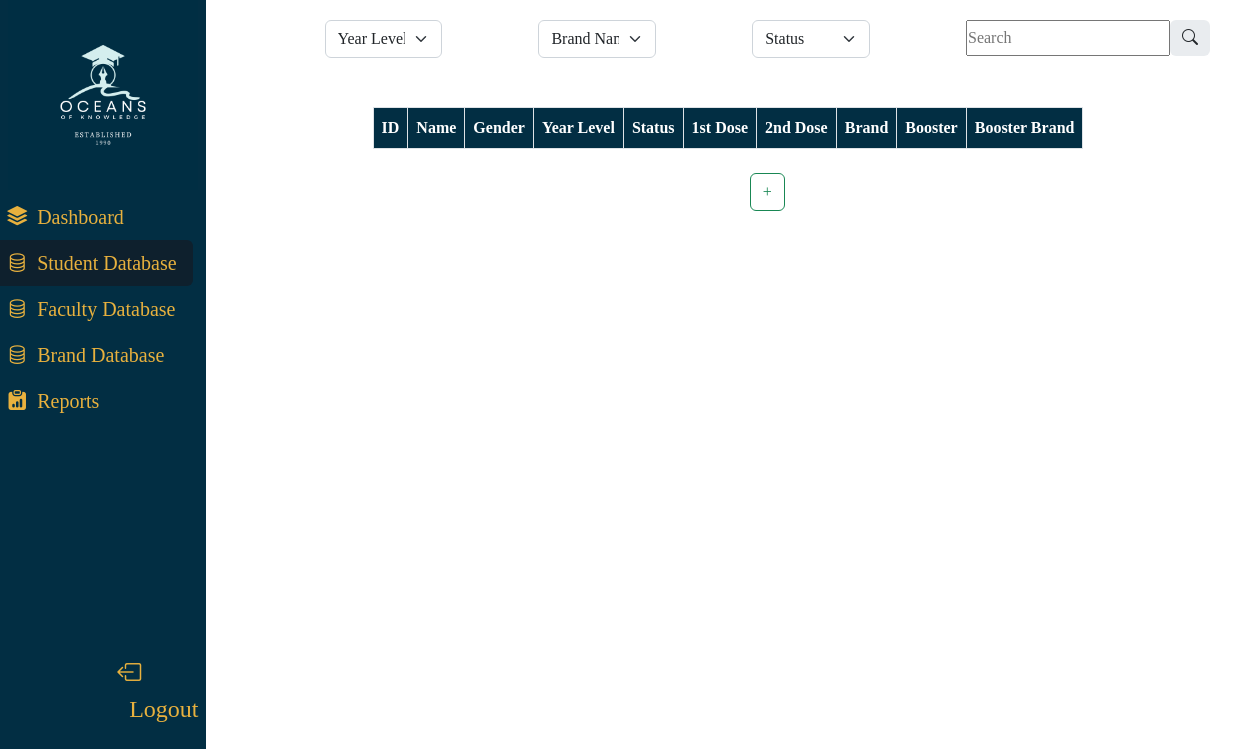
/adminview.php, run on an earlier commit of the app's database.
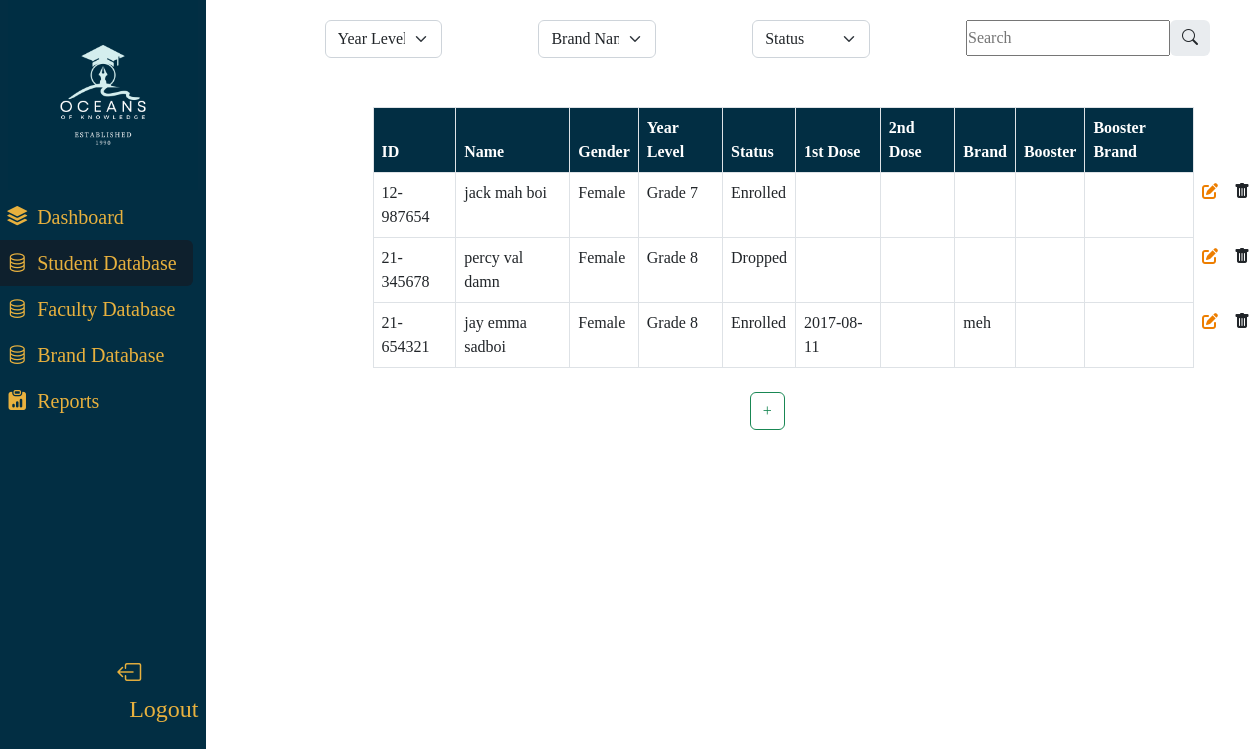
And on a later commit of the database.
### tables this page shows
CREATE TABLE `student` (
  `id` varchar(30) NOT NULL COMMENT 'Primary Key',
  `name` varchar(1500) NOT NULL,
  `yearLevel` varchar(30) DEFAULT NULL,
  `status` varchar(50) DEFAULT NULL,
  `email` mediumtext,
  `tel` varchar(20) DEFAULT NULL,
  `gender` varchar(50) DEFAULT NULL,
  `birthday` date DEFAULT NULL,
  `address` mediumtext,
  PRIMARY KEY (`id`)
);

CREATE TABLE `vaccineStatus` (
  `id` varchar(30) NOT NULL,
  `firstdose` date DEFAULT NULL,
  `firstdoctor` varchar(1500) DEFAULT NULL,
  `seconddose` date DEFAULT NULL,
  `seconddoctor` varchar(1500) DEFAULT NULL,
  `vacbrand` varchar(100) DEFAULT NULL,
  `booster` date DEFAULT NULL,
  `boosterdoctor` varchar(1500) DEFAULT NULL,
  `boosterbrand` varchar(100) DEFAULT NULL,
  PRIMARY KEY (`id`)
);

### conn.php (called while the page is built, shortened)
<?php
class connection
{
	private $servername = 'localhost';
	private $username = 'jay';
	private $password = 'password';
	private $dbname = 'Vaccine';
	private $conn;
	function __construct()
	{
		$this->conn = new mysqli($this->servername, $this->username, $this->password, $this->dbname);
		if ($this->conn->connect_error) {
			echo 'Connection Failed';
		} else {
			return $this->conn;
		}
	}
	public function __call($name, $arguments)
	{
		if ($name == 'display') {
			switch (count($arguments)) {
				case 2:
					$sql = "SELECT $arguments[0] FROM $arguments[1]";
					$result = $this->conn->query($sql);
					if ($result->num_rows != 0) {
						while ($row = $result->fetch_assoc()) {
							$data[] = $row;
						}
						return $data;
					} else {
						return $data = array();
					}
			}
		}
	}
}

### adminview.php (the view, shortened to what this page needs)
<!doctype html>
<html lang="en">
<head>
    <link href="https://fonts.cdnfonts.com/css/montserrat" rel="stylesheet">
    <link href="https://cdn.jsdelivr.net/npm/bootstrap@5.2.2/dist/css/bootstrap.min.css" rel="stylesheet">
    <link rel="stylesheet" href="https://cdn.jsdelivr.net/npm/bootstrap-icons@1.10.2/font/bootstrap-icons.css">
    <link rel="stylesheet" href="https://cdnjs.cloudflare.com/ajax/libs/bootstrap-datepicker/1.9.0/css/bootstrap-datepicker.min.css">
</head>
<body>
    <main>
        <div class="row">
            <div class="container-fluid window-height" aria-orientation="vertical">
                <div class="d-flex">
                    <div class="col-auto col-md-3 col-xl-2 px-sm-2 px-0" style="background-color:#022e43;font-size:20px;">
                        <img src="img\logo.png" class="img-fluid" alt="...">
                        <div class="d-flex flex-column align-items-center align-items-sm-center px-3 pt-1 min-vh-100">
                            <ul class="nav nav-pills flex-column mb-sm-auto mb-0 align-items-center align-items-sm-start" id="tableTab">
                                <li class="nav-item ">
                                    <a href="#dashboard" class="nav-link" data-bs-toggle="tab" style="color:rgb(232, 177, 62);"><i class="bi bi-stack"></i>&nbsp;&nbsp;Dashboard</a>
                                </li>
                                <li class="nav-item active">
                                    <a href="#student" class="nav-link active" data-bs-toggle="tab" style="color:rgb(232, 177, 62);"><i class="bi bi-database"></i>&nbsp;&nbsp;Student Database</a>
                                </li>
                                <li class="nav-item ">
                                    <a href="#faculty" class="nav-link" data-bs-toggle="tab" style="color:rgb(232, 177, 62);"><i class="bi bi-database"></i>&nbsp;&nbsp;Faculty Database</a>
                                </li>
                                <li class="nav-item ">
                                    <a href="#vaccine" class="nav-link" data-bs-toggle="modal" data-bs-target="#vacManufacturerModal" style="color:rgb(232, 177, 62);"><i class="bi bi-database"></i>&nbsp;&nbsp;Brand Database</a>
                                </li>
                                <li class="nav-item ">
                                    <button type="button" class="nav-link" data-bs-toggle="modal" data-bs-target="#reports" style="color:rgb(232, 177, 62);"><i class="bi bi-clipboard-data-fill"></i>&nbsp;&nbsp;Reports</a></button>
                                </li>
                                <li class="nav-item ">
                                    <a href="#logout" class="logout nav-link" data-bs-toggle="modal" style="color:rgb(232, 177, 62);"><i class="bi bi-box-arrow-left"></i>&nbsp;&nbsp;Logout</a>
                                </li>
                            </ul>
                        </div>
                    </div>
                </div>
            </div>
            <?php
            include('conn.php');
            $vac = new connection();
            $brand = $vac->display('*', 'vacbrand');
            ?>
            <div class="container-fluid col-8">
                <div class="tab-content" id="tableTabContent">
                    <div class="tab-pane fade show active position-absolute" style="margin-left:5%;" id="student">
                        <div class="d-flex " style="padding-top:2%; padding-bottom:5%;">
                            <div class="input-group mx-5 ">
                                <select class="form-select" id="yearLevel" autocomplete="off">
                                    <option value="0" hidden>Year Level</option>b
                                </select>
                            </div>
                            <div class="input-group mx-5">
                                <select class="form-select" id="brandFilter" autocomplete="off">
                                    <option value="0" hidden>Brand Name</option>
                                </select>
                            </div>
                            <div class="input-group mx-5">
                                <select class="form-select" id="studentStatus" autocomplete="off">
                                    <option value="0" hidden>Status</option>
                                </select>
                            </div>
                            <div>
                                <div class="d-flex mx-5">
                                    <input class="search" type="search" placeholder="Search" aria-label="Search" data-table="#studentContent">
                                    <span class="input-group-text border-0" id="search-addon">
                                        <i class="bi bi-search rounded-pill"></i>
                                    </span>
                                </div>
                            </div>
                        </div>
                        <div class="container mx-5 px-5">
                            <table class="table table-stripe table-borderless" style="display:inline-block;" id="studentTable" data-sortlist="[[0,0], [2,0]]">
                                <thead>
                                    <tr style="background-color:rgb(2, 46, 67) ; color:white;">
                                        <th class="border" scope="col" role="button">ID</th>
                                        <th class="border" scope="col" role="button">Name</th>
                                        <th class="border" scope="col" role="button">Gender</th>
                                        <th class="border" scope="col" role="button">Year Level</th>
                                        <th class="border" scope="col" role="button">Status</th>
                                        <th class="border" scope="col" role="button">1st Dose</th>
                                        <th class="border" scope="col" role="button">2nd Dose</th>
                                        <th class="border" scope="col" role="button">Brand</th>
                                        <th class="border" scope="col" role="button">Booster</th>
                                        <th class="border" scope="col" role="button">Booster Brand</th>
                                    </tr>
                                </thead>
                                <tbody id="studentContent">
                                    <?php
                                    $data = $vac->display('*', 'student INNER JOIN vaccinestatus ON student.id = vaccinestatus.id');
                                    $i = 0;
                                    $brand = $vac->display('*', 'vacbrand');
                                    if (count($data) != 0) {
                                        foreach ($data as $info) {
                                            $name = str_replace(':', ' ', $info['name']);
                                    ?>
                                            <tr>
                                                <td class="border"> <?php echo $info['id'] ?> </td>
                                                <td class="border"> <?php echo $name ?> </td>
                                                <td class="border"> <?php echo $info['gender'] ?> </td>
                                                <td class="border" id="yearTd" data-yr="<?php echo $info['yearLevel'] ?>"><?php echo $info['yearLevel'] ?></td>
                                                <td class="border" id="statusTd" data-status="<?php echo $info['status'] ?>"><?php echo $info['status'] ?></td>
                                                <td class="border"><?php echo $info['firstdose'] ?></td>
                                                <td class="border"><?php echo $info['seconddose'] ?></td>
                                                <td class="border" name="brandTd[0]" data-brand="<?php echo $info['vacbrand'] ?>"><?php echo $info['vacbrand'] ?></td>
                                                <td class="border"><?php echo $info['booster'] ?></td>
                                                <td class="border" name="brandTd[1]"><?php echo $info['boosterbrand'] ?></td>
                                                <td>
                                                    <a cla type="button" data-bs-toggle="modal" href="adminview.php?id=<?php echo $info['id'] ?>" data-bs-target="#editStudentModal<?php echo $i ?>">
                                                        <i class="fa-solid fa-pen-to-square" style="color:rgb(237, 126, 0);"></i>
                                                    </a>
                                                </td>
                                                <td>
                                                    <a type="button" data-bs-toggle="modal" data-bs-target="#deleteStudentModal<?php echo $i ?>">
                                                        <i class="bi bi-trash-fill"></i>
                                                    </a>
                                                </td>
                                            </tr>
                                    <?php
                                            $i++;
                                        }
                                    }
                                    ?>
                                </tbody>
                            </table>
                        </div>
                        <div class="d-flex justify-content-center py-2">
                            <button class="btn btn-outline-success" role="button" data-bs-toggle="modal" data-bs-target="#createStudentModal">+</button>
                        </div>
                    </div>
                </div>
            </div>
        </div>
    </main>
</body>
</html>

### adminview.php (style rules this page uses)
th { cursor: pointer; }
.window-height { height: 100vh; position: fixed; }
* { margin: 0; padding: 0; font-family: 'Montserrat'; }
table { font-size: 16px; }
.nav-pills { --bs-nav-pills-link-active-bg: rgb(14, 32, 45); }
.logout { margin-top: 100%; margin-left: 110px; font-size: 24px; }

What changed in the data, as far as the page shows it:
added student: vaccinestatus.id "12-987654", name "jack mah boi", gender "Female", yearLevel "Grade 7", status "Enrolled"
added student: vaccinestatus.id "21-345678", name "percy val damn", gender "Female", yearLevel "Grade 8", status "Dropped"
added student: vaccinestatus.id "21-654321", name "jay emma sadboi", gender "Female", yearLevel "Grade 8", status "Enrolled", vaccinestatus.firstdose "2017-08-11", vaccinestatus.vacbrand "meh"
